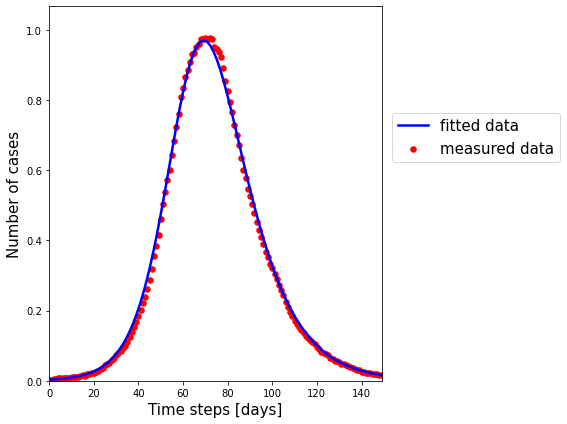

Source code (Python):
# Comparación de modelos


import numpy as np
import matplotlib.pyplot as plt
from scipy.integrate import odeint
from lmfit import minimize, Parameters, Parameter, report_fit
from scipy.integrate import odeint


def f(y, t, paras):
    """
    Your system of differential equations
    """

    x1 = y[0] #S
    x2 = y[1] #I
    x3 = y[2] #R

    try:
        k0 = paras['k0'].value #beta (transmission rate)
        k1 = paras['k1'].value #gamma (recovery rate)

    except KeyError:
        k0, k1 = paras
    # the model equations
    f0 = -k0 * x1 * x2 #dS
    f1 = k0 * x1 * x2- k1 * x2 #dI
    f2 = k1 * x2 #dR
    return [f0, f1, f2]


def g(t, x0, paras):
    """
    Solution to the ODE x'(t) = f(t,x,k) with initial condition x(0) = x0
    """
    x = odeint(f, x0, t, args=(paras,))
    return x


def residual(paras, t, data):

    """
    compute the residual between actual data and fitted data
    """

    x0 = paras['x10'].value, paras['x20'].value, paras['x30'].value
    model = g(t, x0, paras)

    # you only have data for one of your variables
    x2_model = model[:, 1]
    return (x2_model - data).ravel()


# initial conditions
N = 10000. #Total population
x10 = 9995/1579.0 # S(0)
x20 = 5/1579.0  # I(0)
x30 = 0.  # R(0)
y0 = [x10, x20, x30]

#Here the stochastic simulation data is substituted 

# measured data
t_measured = list(np.loadtxt("MedianStats.txt")[:, 0]) 
data = list(np.loadtxt("MedianStats.txt")[:, 2])
median_measured = list(map(lambda x: x / 1579.0, data))
#lower_measured = np.loadtxt("LowerStats.txt")[:, 2]
#higher_measured = np.loadtxt("HigherStats.txt")[:, 2]

plt.figure()
fig=plt.figure(figsize=(8, 6))
plt.scatter(t_measured, median_measured, marker='o', color='r', label='measured data', s=30)

# set parameters including bounds; you can also fix parameters (use vary=False)
params = Parameters()
params.add('x10', value=x10, vary=False)
params.add('x20', value=x20, vary=False)
params.add('x30', value=x30, vary=False)
params.add('k0', value=0.03, min=0.0001, max=2.)
params.add('k1', value=0.1, min=0.0001, max=2.)

# fit model
result = minimize(residual, params, args=(t_measured, median_measured), method='leastsq')  # leastsq nelder
# check results of the fit
data_fitted = g(np.linspace(0., 149., 100), y0, result.params)

# plot fitted data
plt.plot(np.linspace(0., 149., 100), data_fitted[:, 1], '-', linewidth=2.5, color='blue', label='fitted data')
plt.legend()
plt.xlim([0, max(t_measured)])
plt.ylim([0, 1.1 * max(data_fitted[:, 1])])
plt.xlabel("Time steps [days]",size=15)
plt.ylabel("Number of cases",size=15)
lgd = plt.legend(bbox_to_anchor=(1.01,0.65), loc="center left",fontsize=15)
plt.tight_layout()
plt.savefig("comparacion2v1.png", bbox_extra_artists=(lgd,), bbox_inches='tight')
# display fitted statistics
report_fit(result)

plt.show()
